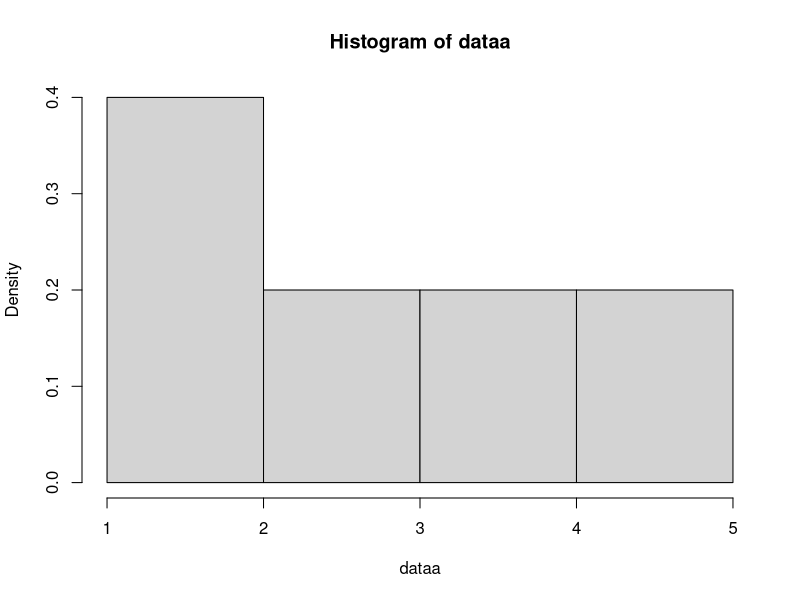
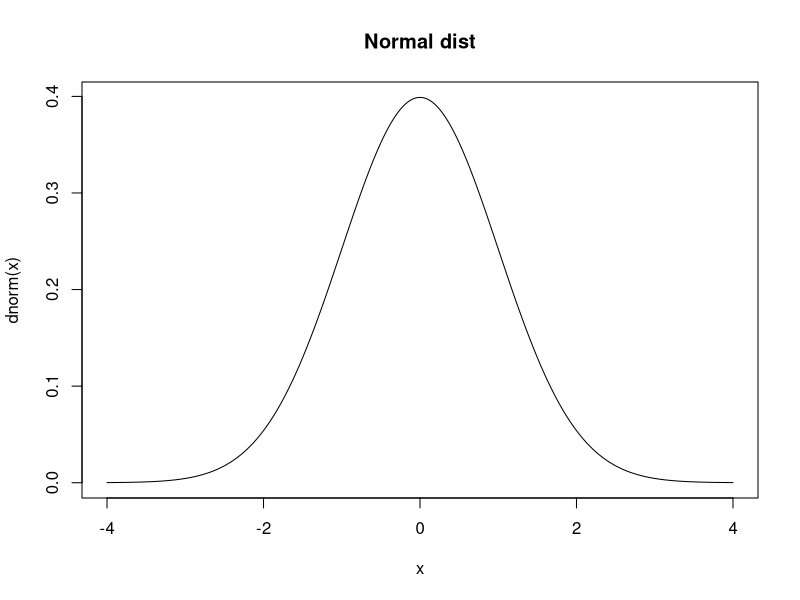

Source code (R) for these figures, in order:
# 16일차 내용 복습. attach 부분, 스킵하긴 했지만, pie 교과서부분 더 자세히 알아봐야 함.
# barplot, pie, read.table 등 함.

# pie(slice,label) : slice는 테이블 의미. 각각 몇 도수인지. label은 각 범주 이름.

# hist 얘기도 함

# hist freq 개념. 기본 true고, y축을 도수로 나타내줌. 만약 이게 아니면, density로 보여줌.
# 아마 여기서 density는 확률. 총합은 1이다. 아래 링크와, dataa 참고.
# https://rdrr.io/r/graphics/hist.html 참고.

dataa = c(1,2,3,4,5)
hist(dataa,freq=F)

# stem 줄기와 잎 그림

# boxplot 상자그림

# plot: plot(x축, y축, 타입(type, "l" = line), 제목(main) 등)

x = seq(-4,4,by=0.01)

plot(x, dnorm(x), type="l", main="Normal dist") # type 숫자 아니고, 영어입니다. l = line

# dnorm = d 노말. 정규분포 함수. x에 해당하는 y축값,(밀도)를 찍어주라는 얘기